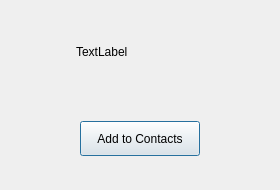
<?xml version="1.0" encoding="UTF-8"?>
<ui version="4.0">
 <class>FindSuccessDlg</class>
 <widget class="QDialog" name="FindSuccessDlg">
  <property name="geometry">
   <rect>
    <x>0</x>
    <y>0</y>
    <width>280</width>
    <height>190</height>
   </rect>
  </property>
  <property name="minimumSize">
   <size>
    <width>280</width>
    <height>190</height>
   </size>
  </property>
  <property name="maximumSize">
   <size>
    <width>280</width>
    <height>190</height>
   </size>
  </property>
  <property name="windowTitle">
   <string>Dialog</string>
  </property>
  <layout class="QVBoxLayout" name="verticalLayout">
   <item>
    <widget class="QWidget" name="widget" native="true">
     <layout class="QHBoxLayout" name="horizontalLayout">
      <item>
       <widget class="QLabel" name="head_lb">
        <property name="minimumSize">
         <size>
          <width>50</width>
          <height>50</height>
         </size>
        </property>
        <property name="maximumSize">
         <size>
          <width>50</width>
          <height>50</height>
         </size>
        </property>
        <property name="text">
         <string/>
        </property>
       </widget>
      </item>
      <item>
       <widget class="QLabel" name="name_lb">
        <property name="text">
         <string>TextLabel</string>
        </property>
       </widget>
      </item>
      <item>
       <spacer name="horizontalSpacer">
        <property name="orientation">
         <enum>Qt::Horizontal</enum>
        </property>
        <property name="sizeHint" stdset="0">
         <size>
          <width>40</width>
          <height>20</height>
         </size>
        </property>
       </spacer>
      </item>
     </layout>
    </widget>
   </item>
   <item>
    <widget class="QWidget" name="widget_2" native="true">
     <layout class="QHBoxLayout" name="horizontalLayout_2">
      <item>
       <widget class="ClickedBtn" name="add_friend_btn">
        <property name="minimumSize">
         <size>
          <width>120</width>
          <height>35</height>
         </size>
        </property>
        <property name="maximumSize">
         <size>
          <width>120</width>
          <height>35</height>
         </size>
        </property>
        <property name="text">
         <string>Add to Contacts</string>
        </property>
       </widget>
      </item>
     </layout>
    </widget>
   </item>
  </layout>
 </widget>
 <customwidgets>
  <customwidget>
   <class>ClickedBtn</class>
   <extends>QPushButton</extends>
   <header location="global">clickedbtn.h</header>
  </customwidget>
 </customwidgets>
 <resources/>
 <connections/>
</ui>
